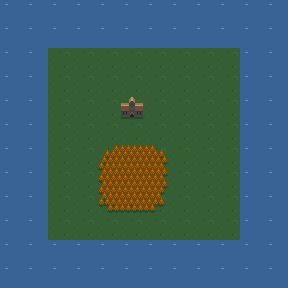

Rendered tile map (Tiled .tmx) drawn with the repository's tilesets; below, a short description and the map source with its tile grids summarised:
An orthogonal 12x12 tile map with 24x24 px tiles, 6 tile layers (water, grass, meadow, forest, ...), 3 tilesets and 1 object (portal).

<map version="1.10" tiledversion="1.11.0" orientation="orthogonal" renderorder="right-down" width="12" height="12" tilewidth="24" tileheight="24" infinite="0" nextlayerid="9" nextobjectid="60">
 <properties>
  <property name="startX" value="5" />
  <property name="startY" value="5" />
 </properties>
 <tileset firstgid="1" name="uf_map" tilewidth="24" tileheight="24" tilecount="525" columns="25">
  <image source="uf_map.png" width="600" height="504" />
  <tile id="17">
   <animation>
    <frame tileid="17" duration="500" />
    <frame tileid="18" duration="500" />
    <frame tileid="19" duration="500" />
    <frame tileid="20" duration="500" />
    <frame tileid="19" duration="500" />
    <frame tileid="18" duration="500" />
   </animation>
  </tile>
  <tile id="67">
   <animation>
    <frame tileid="67" duration="500" />
    <frame tileid="68" duration="500" />
    <frame tileid="69" duration="500" />
    <frame tileid="70" duration="500" />
    <frame tileid="69" duration="500" />
    <frame tileid="68" duration="500" />
   </animation>
  </tile>
  <tile id="92">
   <animation>
    <frame tileid="92" duration="500" />
    <frame tileid="93" duration="500" />
    <frame tileid="94" duration="500" />
    <frame tileid="95" duration="500" />
    <frame tileid="94" duration="500" />
    <frame tileid="93" duration="500" />
   </animation>
  </tile>
  <tile id="117">
   <animation>
    <frame tileid="117" duration="500" />
    <frame tileid="118" duration="500" />
    <frame tileid="119" duration="500" />
    <frame tileid="120" duration="500" />
    <frame tileid="119" duration="500" />
    <frame tileid="118" duration="500" />
   </animation>
  </tile>
  <tile id="260">
   <animation>
    <frame tileid="260" duration="200" />
    <frame tileid="261" duration="200" />
    <frame tileid="262" duration="200" />
    <frame tileid="263" duration="200" />
   </animation>
  </tile>
  <tile id="265">
   <animation>
    <frame tileid="265" duration="200" />
    <frame tileid="266" duration="200" />
    <frame tileid="267" duration="200" />
    <frame tileid="268" duration="200" />
   </animation>
  </tile>
  <tile id="285">
   <animation>
    <frame tileid="285" duration="200" />
    <frame tileid="286" duration="200" />
    <frame tileid="287" duration="200" />
    <frame tileid="288" duration="200" />
   </animation>
  </tile>
  <tile id="290">
   <animation>
    <frame tileid="290" duration="200" />
    <frame tileid="291" duration="200" />
    <frame tileid="292" duration="200" />
    <frame tileid="293" duration="200" />
   </animation>
  </tile>
  <tile id="388">
   <animation>
    <frame tileid="388" duration="300" />
    <frame tileid="389" duration="300" />
   </animation>
  </tile>
  <tile id="390">
   <animation>
    <frame tileid="390" duration="500" />
    <frame tileid="391" duration="500" />
   </animation>
  </tile>
  <tile id="410">
   <animation>
    <frame tileid="410" duration="400" />
    <frame tileid="411" duration="400" />
   </animation>
  </tile>
  <tile id="412">
   <animation>
    <frame tileid="412" duration="400" />
    <frame tileid="413" duration="400" />
   </animation>
  </tile>
  <tile id="414">
   <animation>
    <frame tileid="414" duration="400" />
    <frame tileid="415" duration="400" />
   </animation>
  </tile>
  <tile id="416">
   <animation>
    <frame tileid="416" duration="400" />
    <frame tileid="417" duration="400" />
   </animation>
  </tile>
  <tile id="443">
   <animation>
    <frame tileid="443" duration="200" />
    <frame tileid="444" duration="200" />
    <frame tileid="445" duration="200" />
    <frame tileid="446" duration="200" />
   </animation>
  </tile>
  <wangsets>
   <wangset name="Terrains" type="corner" tile="-1">
    <wangcolor name="forest" color="#ff0000" tile="178" probability="1" />
    <wangcolor name="meadow" color="#00ff00" tile="147" probability="1" />
    <wangtile tileid="127" wangid="0,0,0,1,0,1,0,0" />
    <wangtile tileid="128" wangid="0,0,0,1,0,1,0,0" />
    <wangtile tileid="129" wangid="0,0,0,1,0,1,0,0" />
    <wangtile tileid="144" wangid="0,2,0,2,0,0,0,2" />
    <wangtile tileid="147" wangid="0,2,0,2,0,2,0,2" />
    <wangtile tileid="151" wangid="0,0,0,1,0,0,0,0" />
    <wangtile tileid="152" wangid="0,1,0,1,0,1,0,0" />
    <wangtile tileid="153" wangid="0,0,0,1,0,1,0,0" />
    <wangtile tileid="154" wangid="0,0,0,1,0,1,0,1" />
    <wangtile tileid="155" wangid="0,0,0,0,0,1,0,0" />
    <wangtile tileid="166" wangid="0,0,0,2,0,0,0,0" />
    <wangtile tileid="167" wangid="0,0,0,2,0,2,0,0" />
    <wangtile tileid="168" wangid="0,0,0,0,0,2,0,0" />
    <wangtile tileid="169" wangid="0,2,0,2,0,2,0,0" />
    <wangtile tileid="175" wangid="0,1,0,1,0,0,0,0" />
    <wangtile tileid="176" wangid="0,1,0,1,0,0,0,0" />
    <wangtile tileid="177" wangid="0,1,0,1,0,0,0,0" />
    <wangtile tileid="178" wangid="0,1,0,1,0,1,0,1" />
    <wangtile tileid="179" wangid="0,0,0,0,0,1,0,1" />
    <wangtile tileid="180" wangid="0,0,0,0,0,1,0,1" />
    <wangtile tileid="181" wangid="0,0,0,0,0,1,0,1" />
    <wangtile tileid="191" wangid="0,2,0,2,0,0,0,0" />
    <wangtile tileid="193" wangid="0,0,0,0,0,2,0,2" />
    <wangtile tileid="194" wangid="0,2,0,0,0,2,0,2" />
    <wangtile tileid="201" wangid="0,1,0,0,0,0,0,0" />
    <wangtile tileid="202" wangid="0,1,0,1,0,0,0,1" />
    <wangtile tileid="203" wangid="0,1,0,0,0,0,0,1" />
    <wangtile tileid="204" wangid="0,1,0,0,0,1,0,1" />
    <wangtile tileid="205" wangid="0,0,0,0,0,0,0,1" />
    <wangtile tileid="216" wangid="0,2,0,0,0,0,0,0" />
    <wangtile tileid="217" wangid="0,2,0,0,0,0,0,2" />
    <wangtile tileid="218" wangid="0,0,0,0,0,0,0,2" />
    <wangtile tileid="219" wangid="0,0,0,2,0,2,0,2" />
    <wangtile tileid="227" wangid="0,1,0,0,0,0,0,1" />
    <wangtile tileid="228" wangid="0,1,0,0,0,0,0,1" />
    <wangtile tileid="229" wangid="0,1,0,0,0,0,0,1" />
   </wangset>
  </wangsets>
 </tileset>
 <tileset firstgid="526" name="heroes" tilewidth="24" tileheight="24" tilecount="5600" columns="80">
  <image source="uf_heroes.png" width="1920" height="1680" />
 </tileset>
 <tileset firstgid="6126" name="terrain" tilewidth="24" tileheight="24" tilecount="3040" columns="40">
  <image source="uf_terrain.png" width="960" height="1824" />
  <tile id="115">
   <animation>
    <frame tileid="115" duration="500" />
    <frame tileid="116" duration="500" />
    <frame tileid="117" duration="500" />
    <frame tileid="118" duration="500" />
   </animation>
  </tile>
  <tile id="135">
   <animation>
    <frame tileid="135" duration="500" />
    <frame tileid="136" duration="500" />
    <frame tileid="137" duration="500" />
    <frame tileid="138" duration="500" />
   </animation>
  </tile>
  <tile id="155">
   <animation>
    <frame tileid="155" duration="500" />
    <frame tileid="156" duration="500" />
    <frame tileid="157" duration="500" />
    <frame tileid="158" duration="500" />
   </animation>
  </tile>
  <tile id="175">
   <animation>
    <frame tileid="175" duration="500" />
    <frame tileid="176" duration="500" />
    <frame tileid="177" duration="500" />
    <frame tileid="178" duration="500" />
   </animation>
  </tile>
  <tile id="195">
   <animation>
    <frame tileid="195" duration="300" />
    <frame tileid="196" duration="300" />
    <frame tileid="197" duration="300" />
    <frame tileid="198" duration="300" />
   </animation>
  </tile>
  <tile id="215">
   <animation>
    <frame tileid="215" duration="500" />
    <frame tileid="216" duration="500" />
    <frame tileid="217" duration="500" />
    <frame tileid="218" duration="500" />
   </animation>
  </tile>
  <tile id="644">
   <animation>
    <frame tileid="644" duration="200" />
    <frame tileid="645" duration="200" />
   </animation>
  </tile>
  <tile id="664">
   <animation>
    <frame tileid="664" duration="200" />
    <frame tileid="665" duration="200" />
   </animation>
  </tile>
  <tile id="672">
   <animation>
    <frame tileid="672" duration="750" />
    <frame tileid="673" duration="750" />
   </animation>
  </tile>
  <tile id="674">
   <animation>
    <frame tileid="674" duration="750" />
    <frame tileid="675" duration="750" />
   </animation>
  </tile>
 </tileset>
 <layer id="1" name="water" width="12" height="12">
  <data>[144 cells, 144 non-empty, 1 distinct tile ids]</data>
 </layer>
 <layer id="2" name="grass" width="12" height="12">
  <data>[144 cells, 64 non-empty, 1 distinct tile ids]</data>
 </layer>
 <layer id="3" name="meadow" width="12" height="12">
  <data>[144 cells, 0 non-empty, 0 distinct tile ids]</data>
 </layer>
 <layer id="4" name="forest" width="12" height="12">
  <data>[144 cells, 0 non-empty, 0 distinct tile ids]</data>
 </layer>
 <layer id="5" name="mountains" width="12" height="12">
  <data>[144 cells, 9 non-empty, 9 distinct tile ids]</data>
 </layer>
 <layer id="6" name="props" width="12" height="12">
  <data>[144 cells, 1 non-empty, 1 distinct tile ids]</data>
 </layer>
 <objectgroup id="7" name="portals">
  <object id="59" name="ALIBABA" type="portal" x="120" y="96" width="24" height="24" />
 </objectgroup>
 <objectgroup id="8" name="moongates" />
</map>
